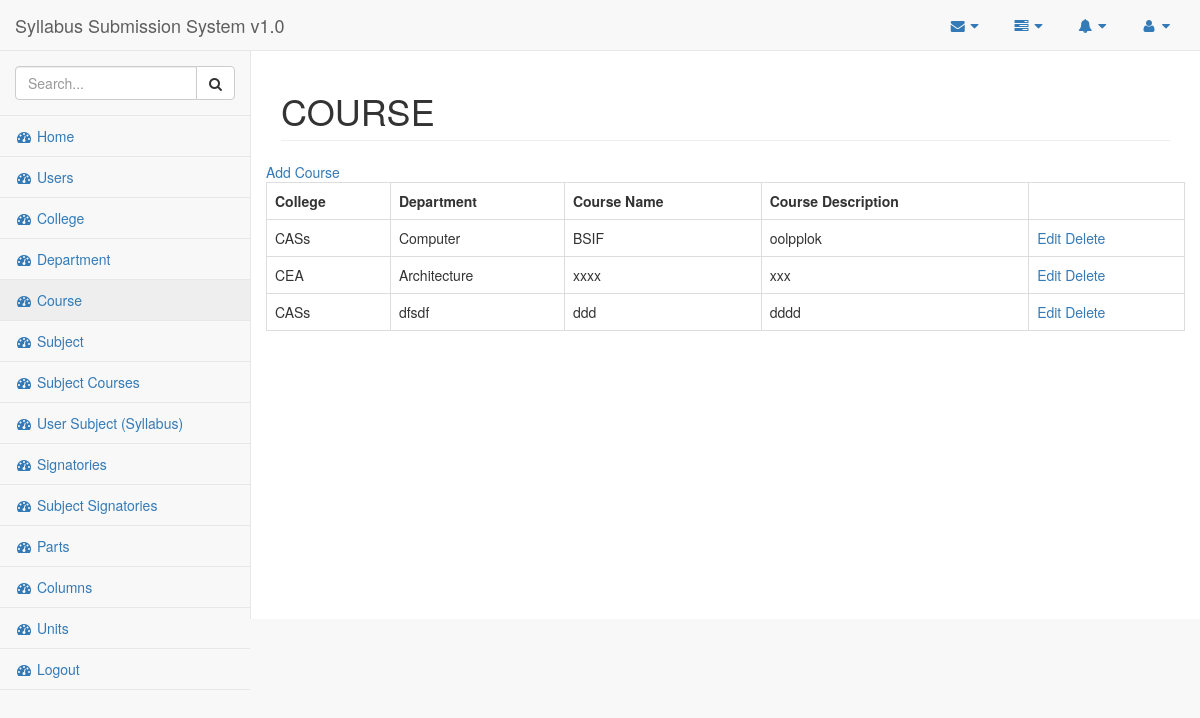
Page /?page=course (signed in) on the committed database.
### tables this page shows
CREATE TABLE `course` (
  `course_id` bigint(20) NOT NULL,
  `dept_id` bigint(20) DEFAULT NULL,
  `course_name` varchar(50) NOT NULL,
  `course_description` varchar(50) NOT NULL
);

CREATE TABLE `college` (
  `college_id` bigint(20) NOT NULL,
  `college_name` varchar(50) NOT NULL
);

CREATE TABLE `department` (
  `dept_id` bigint(20) NOT NULL,
  `college_id` bigint(20) DEFAULT NULL,
  `dept_name` varchar(50) NOT NULL
);

### pages/course.php (the view, shortened to what this page needs)
<?php
$courses = $DB->query( "SELECT * FROM course AS c LEFT JOIN department AS d ON c.dept_id = d.dept_id LEFT JOIN college AS col ON d.college_id = col.college_id" );
?>
<link><a href="<?php echo SITE_URL ?>/?page=add-new-course">Add Course </a></button>
<table class="table table-bordered">
<tr>
<th>College</th>
<th>Department</th>
<th>Course Name</th>
<th>Course Description</th>
<th></th>
</tr>
<?php if( $courses->num_rows ) { ?>
<?php while( $course = $courses->fetch_object() ) { ?>
<tr>
<td><?php echo $course->college_name ?></td>
<td><?php echo $course->dept_name ?></td>
<td><?php echo $course->course_name ?></td>
<td><?php echo $course->course_description ?></td>
<td>
	<a href="<?php echo SITE_URL ?>/?page=edit_course&course_id=<?php echo $course->course_id; ?>">Edit</a>
	<a href="<?php echo SITE_URL ?>/?action=delete_course&course_id=<?php echo $course->course_id ?>" onclick="return confirm('Are you sure you want to delete this course?');">Delete</a>
</td>
</tr>
<?php } ?>
<?php } else { ?>
<tr>
<td colspan="4">No current record.</td>
</tr>
<?php } ?>
</table>

### rows in the picture
course: college.college_name "CASs", dept.dept_name "Computer", course_name "BSIF", course_description "oolpplok"
course: college.college_name "CEA", dept.dept_name "Architecture", course_name "xxxx", course_description "xxx"
course: college.college_name "CASs", dept.dept_name "dfsdf", course_name "ddd", course_description "dddd"
